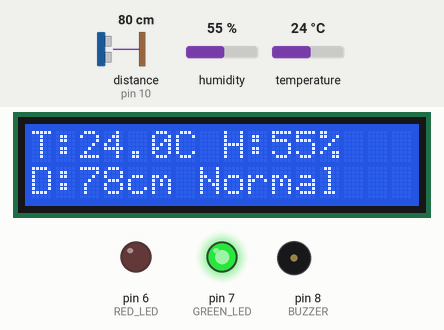
Recording of a program running on a simulated Arduino Uno, built with avr-gcc and run on an emulated ATmega328P. On the bench: 16×2 character LCD, output pins drawn as LEDs (lit = HIGH), buzzer (waves = sounding). Wiring (from diagram.json): ultrasonic range finder: trigger pin 9; echo pin 10. Dashed ring = blinking. The test bench sets the inputs (shaded band); at power-on: distance to the obstacle (sensor on pin 10) 80 cm, temperature 24 °C, humidity 55 %. The echo pulse lasts 58.3 µs per cm; pins used as bus, display or sensor lines are not drawn.

Above: at 3.2 s.
3.3 s: distance to the obstacle (sensor on pin 10) set to 13 cm
At 4.3 s:
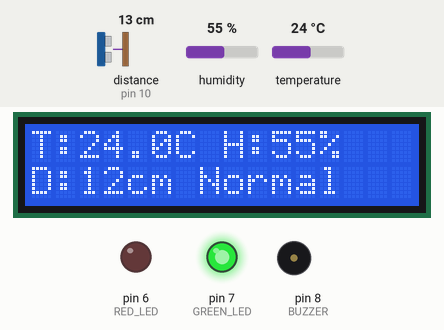
5.2 s: distance to the obstacle (sensor on pin 10) set to 10 cm
At 6.3 s:
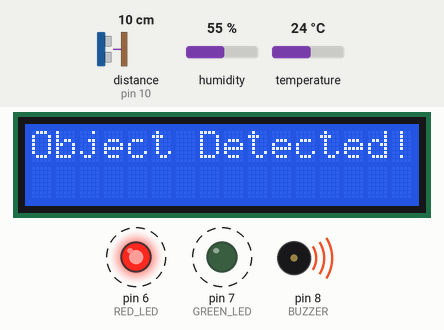
11.4 s: distance to the obstacle (sensor on pin 10) set to 18 cm
At 14.2 s:
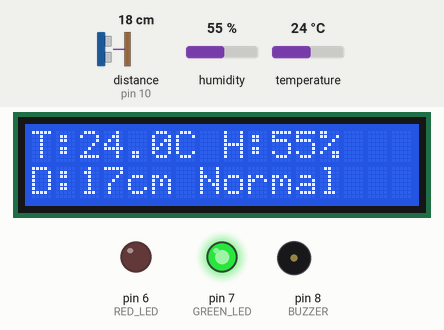
14.5 s: temperature set to 34.6 °C
At 16.0 s:
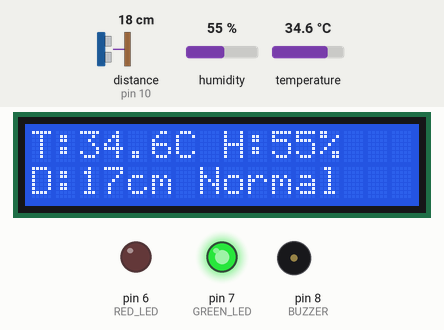
16.6 s: temperature set to 35.8 °C
At 17.8 s:
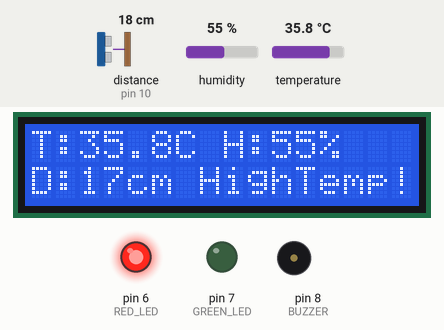
18.7 s: humidity set to 22 %
At 20.8 s:
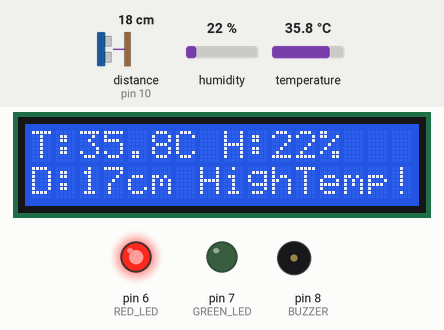
Timing chart, 0 to 21.9 s (numbered marks = the images above; inputs shaded):
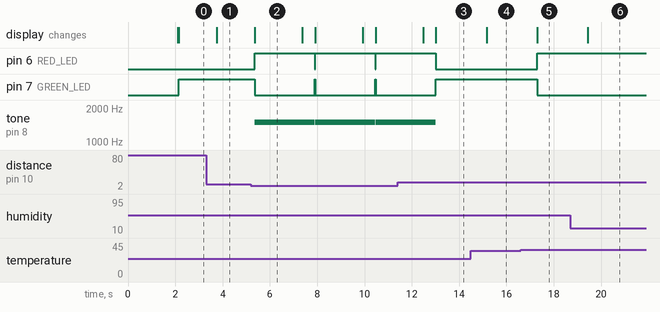

The program:

main.cpp
```cpp
#include <Arduino.h>

#include <Wire.h>
#include <LiquidCrystal_I2C.h>
#include "DHT.h"

// Define pins
#define DHTPIN 2
#define DHTTYPE DHT22
#define TRIG_PIN 9
#define ECHO_PIN 10
#define RED_LED 6
#define GREEN_LED 7
#define BUZZER 8

// Initialize
LiquidCrystal_I2C lcd(0x27, 16, 2);
DHT dht(DHTPIN, DHTTYPE);

long duration;
int distance;

void setup() {
  pinMode(TRIG_PIN, OUTPUT);
  pinMode(ECHO_PIN, INPUT);
  pinMode(RED_LED, OUTPUT);
  pinMode(GREEN_LED, OUTPUT);
  pinMode(BUZZER, OUTPUT);

  lcd.init();
  lcd.backlight();
  dht.begin();

  lcd.setCursor(0, 0);
  lcd.print("Smart Weather");
  lcd.setCursor(0, 1);
  lcd.print("& Object Alert");
  delay(2000);
  lcd.clear();
}

void loop() {
  // --- Measure temperature and humidity ---
  float temp = dht.readTemperature();
  float hum = dht.readHumidity();

  // --- Measure distance ---
  digitalWrite(TRIG_PIN, LOW);
  delayMicroseconds(2);
  digitalWrite(TRIG_PIN, HIGH);
  delayMicroseconds(10);
  digitalWrite(TRIG_PIN, LOW);
  duration = pulseIn(ECHO_PIN, HIGH);
  distance = duration * 0.034 / 2;

  // --- Display readings ---
  lcd.setCursor(0, 0);
  lcd.print("T:");
  lcd.print(temp, 1);
  lcd.print("C H:");
  lcd.print(hum, 0);
  lcd.print("%   ");

  lcd.setCursor(0, 1);
  lcd.print("D:");
  lcd.print(distance);
  lcd.print("cm ");

  // --- Temperature Condition ---
  if (temp > 35) {
    lcd.print("HighTemp!");
    digitalWrite(RED_LED, HIGH);
    digitalWrite(GREEN_LED, LOW);
    tone(BUZZER, 1000);
  } else {
    lcd.print("Normal   ");
    digitalWrite(RED_LED, LOW);
    digitalWrite(GREEN_LED, HIGH);
    noTone(BUZZER);
  }

  // --- Object Detection ---
  if (distance <= 10) {
    lcd.clear();
    lcd.setCursor(0, 0);
    lcd.print("Object Detected!");
    tone(BUZZER, 1500);
    digitalWrite(RED_LED, HIGH);
    digitalWrite(GREEN_LED, LOW);
    delay(2000);
    lcd.clear();
  } else {
    noTone(BUZZER);
  }

  delay(500);
}
```

Measured:
- the behaviour switches between 12 and 11 cm on distance to the obstacle (sensor on pin 10) (found by bisection; images 1 and 2)
- the behaviour switches between 35 and 35.1 °C on temperature (found by bisection; images 4 and 5)
- after the input at 3.3 s, the display: changes after 0.44 s (image 1)
- after the input at 5.2 s, pin 6 (RED_LED): alternates HIGH for 2.5 s and LOW for 0.02 s, starting after 0.16 s; pin 7 (GREEN_LED): alternates HIGH for 0.02 s and LOW for 2.5 s, starting after 0.16 s; tone on pin 8 (BUZZER): alternates 1500 Hz for 2.5 s and silent for 0.02 s, starting after 0.16 s; the display: changes after 0.16 s (image 2)
- after the input at 11.4 s, pin 6 (RED_LED): goes on until 13.0 s, then stays LOW; pin 7 (GREEN_LED): goes on until 13.0 s, then stays HIGH; tone on pin 8 (BUZZER): goes on until 13.0 s, then stays silent; the display: first differs from a run without the input after 1.6 s (image 3)
- after the input at 14.5 s, the display: changes after 0.66 s (image 4)
- after the input at 16.6 s, pin 6 (RED_LED): LOW → HIGH after 0.70 s; pin 7 (GREEN_LED): HIGH → LOW after 0.70 s; the display: changes after 0.70 s (image 5)
- after the input at 18.7 s, the display: changes after 0.73 s (image 6)
